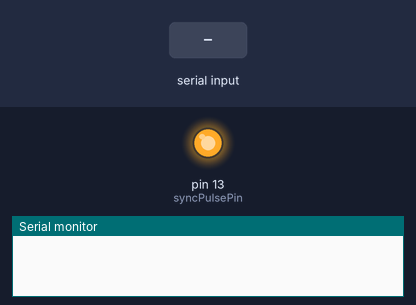
Simulated run of this sketch. Board: Arduino Uno, built with avr-gcc and run on an emulated ATmega328P. Shown: output pins drawn as LEDs (lit = HIGH), the last lines printed to the serial monitor. Dashed ring = blinking. The inputs (shaded band) are chosen by the test bench.

Above: at 1.2 s.
1.3 s: "5\n" received over Serial
At 2.6 s:
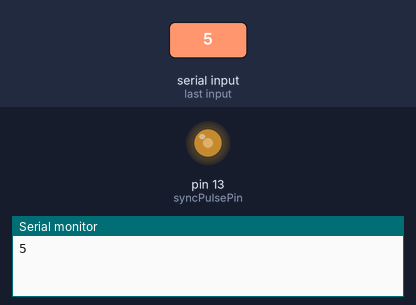
3.5 s: "90,45\n" received over Serial
At 3.73 s:
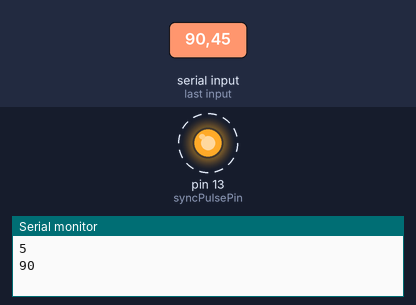
Timing chart, 0 to 12.5 s (numbered marks = the images above; inputs shaded):
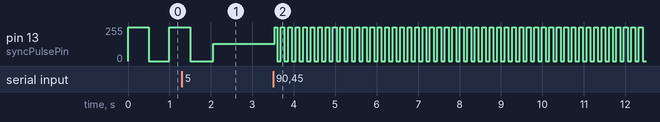

The sketch:

pulseSync.ino
```cpp
// Pulse Sync for costuritas
#include "main.h"
#include "util.h"
unsigned long period = 500;

void setup() {
	Serial.begin(9600);
	pinMode(syncPulsePin, OUTPUT);
}

void loop() {
	period = getPeriodUpdate(period);
	syncPulse(syncPulsePin, period);
	}
```

main.h
```cpp
#pragma once
#include <Arduino.h>

enum pins {
	syncPulsePin = 13
};
```

util.cpp
```cpp
#include "main.h"

unsigned long getPeriodUpdate(unsigned long period) {
	char dataIn[7] = { 0 };

	if (Serial.available() > 0) {
		Serial.readBytesUntil(0x0A, dataIn, sizeof(dataIn));				  // 0x0A is a new Line feed char
		period = atoi(dataIn);
		Serial.println(period);
	}
	return period;
}

void syncPulse(int Pin, unsigned long awaitMS) {
	digitalWrite(Pin, HIGH);
	delay(awaitMS);
	digitalWrite(Pin, LOW);
	delay(awaitMS);
}

int Debug(char *str, ...) {


	int i, j, count = 0;

	va_list argv;
	va_start(argv, str);
	for (i = 0, j = 0; str[i] != '\0'; i++) {
		if (str[i] == '%') {
			count++;

			Serial.write(reinterpret_cast<const uint8_t*>(str + j), i - j);

			switch (str[++i]) {
			case 'd': Serial.print(va_arg(argv, int));
				break;
			case 'l': Serial.print(va_arg(argv, long));
				break;
			case 'f': Serial.print(va_arg(argv, double));
				break;
			case 'c': Serial.print((char)va_arg(argv, int));
				break;
			case 's': Serial.print(va_arg(argv, char *));
				break;
			case '%': Serial.print("%");
				break;
			default:;
			};

			j = i + 1;
		}
	};
	va_end(argv);

	if (i > j) {
		Serial.write(reinterpret_cast<const uint8_t*>(str + j), i - j);
	}

	return count;


}
```

util.h
```cpp
#pragma once


unsigned long getPeriodUpdate(unsigned long period);
int Debug(char *str, ...);
void syncPulse(int Pin, unsigned long awaitMS);
```

Measured:
- after the input at 3.5 s, pin 13 (syncPulsePin): alternates 255/255 for 0.09 s and 0/255 for 0.09 s, starting at once
